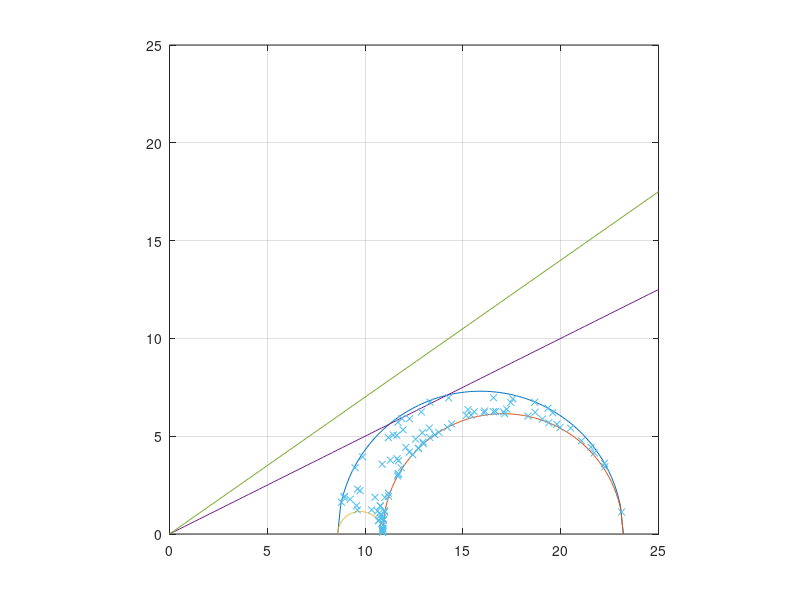
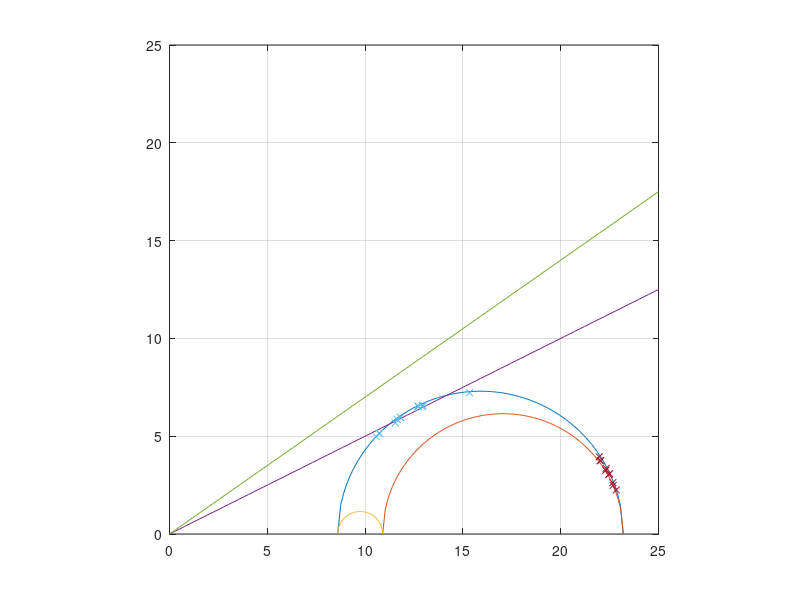

The MATLAB source for these figures, in order:
clear
clc

%% prob 1
% converting the stress tensor to geographical coordinate system

Pp = 55.7;
SHmax = 78.9;
Sv = 66.6;
Shmin = 64.3;

sigma_H = SHmax-Pp;
sigma_h = Shmin-Pp;
sigma_v = Sv-Pp;

a = 90;
b = 0;
c = 90;


R_pg = [cosd(a)*cosd(b) sind(a)*cosd(b) -sind(b);
  cosd(a)*sind(b)*sind(c)-sind(a)*cosd(c) sind(a)*sind(b)*sind(c)+cosd(a)*cosd(c) cosd(b)*sind(c);
  cosd(a)*sind(b)*cosd(c)+sind(a)*sind(c) sind(a)*sind(b)*sind(c)-cosd(a)*sind(c) cosd(b)*cosd(c)];

Sp = diag([SHmax,Sv,Shmin]);
Sg = R_pg'*Sp*R_pg;

%% prob 2 using a uniform distribution
rng(1)
n = 100;
strike = rand(1,n) * 360;
dip = rand(1,n) * 90;
nn = [-sind(strike).*sind(dip);cosd(strike).*sind(dip);-cosd(dip)];
t = (Sg-Pp*eye(3)) * nn;

for i = 1:n
	sigma_n(i) = t(:,i)'* nn(:,i);
	tau(i) = sqrt(t(:,i)'*t(:,i)-sigma_n(i)^2);
end

%% mohr circle
x1_sample = linspace(sigma_h,sigma_H,100);
x2_sample = linspace(sigma_v,sigma_H,100);
x3_sample = linspace(sigma_h,sigma_v,100);
x1_center = (sigma_h+sigma_H)/2;
x2_center = (sigma_v+sigma_H)/2;
x3_center = (sigma_v+sigma_h)/2;
r1 = (sigma_H-sigma_h)/2;
r2 = (sigma_H-sigma_v)/2;
r3 = (sigma_v-sigma_h)/2;
y1 = sqrt(r1^2-(x1_sample-x1_center).^2);
y2 = sqrt(r2^2-(x2_sample-x2_center).^2);
y3 = sqrt(r3^2-(x3_sample-x3_center).^2);


%% prob 3
mu1 = 0.5;
mu2 = 0.7;

xx_sample = linspace(0,25,100);
yy_sample1 = mu1*xx_sample;
yy_sample2 = mu2*xx_sample;



%% prob 4
rng(1)
n = 10;
strike1 = random('Normal',60,5,1,10);
dip1 = random('Normal',80,5,1,10);
nn = [-sind(strike1).*sind(dip1);cosd(strike1).*sind(dip1);-cosd(dip1)];
t = (Sg-Pp*eye(3)) * nn;

for i = 1:n
	sigma_n1(i) = t(:,i)'* nn(:,i);
	tau1(i) = sqrt(t(:,i)'*t(:,i)-sigma_n1(i)^2);
end

strike2 = random('Normal',10,5,1,10);
dip2 = random('Normal',80,5,1,10);
nn = [-sind(strike2).*sind(dip2);cosd(strike2).*sind(dip2);-cosd(dip2)];
t = (Sg-Pp*eye(3)) * nn;

for i = 1:n
	sigma_n2(i) = t(:,i)'* nn(:,i);
	tau2(i) = sqrt(t(:,i)'*t(:,i)-sigma_n2(i)^2);
end

%% plot
figure(1)
hold on; box on; grid on
axis equal
plot(x1_sample,y1)
plot(x2_sample,y2)
plot(x3_sample,y3)
plot(xx_sample,yy_sample1)
plot(xx_sample,yy_sample2)
plot(sigma_n,tau,'x','MarkerSize',5)
xlim([0 25])
ylim([0 25])


figure(2)
hold on; box on; grid on
axis equal
plot(x1_sample,y1)
plot(x2_sample,y2)
plot(x3_sample,y3)
plot(xx_sample,yy_sample1)
plot(xx_sample,yy_sample2)
plot(sigma_n1,tau1,'x','MarkerSize',5)
plot(sigma_n2,tau2,'x','MarkerSize',5)
xlim([0 25])
ylim([0 25])
